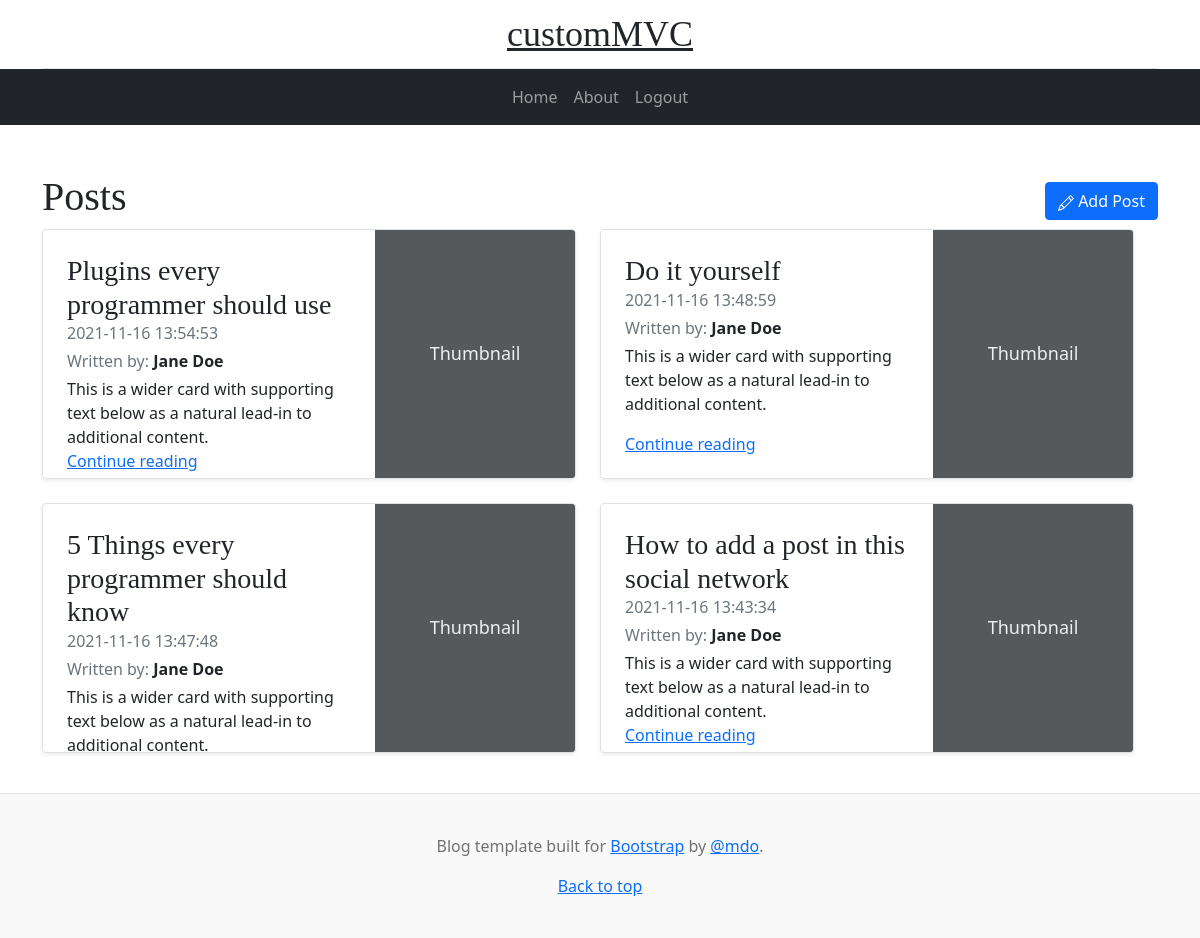
Screenshot of /posts (signed in) with the database file from the repository.
### tables this page shows
CREATE TABLE `posts` (
  `id` int(11) NOT NULL,
  `user_id` int(11) NOT NULL,
  `title` varchar(255) NOT NULL,
  `body` text NOT NULL,
  `created_at` datetime NOT NULL DEFAULT current_timestamp()
);

CREATE TABLE `users` (
  `id` int(11) NOT NULL,
  `name` varchar(255) NOT NULL,
  `email` varchar(255) NOT NULL,
  `password` varchar(255) NOT NULL,
  `created_at` datetime NOT NULL DEFAULT current_timestamp()
);

### app/controllers/Posts.php (called while the page is built, shortened)
<?php
class Posts extends Controller
{
    public function __construct()
    {
        $this->postModel = $this->model("Post");
    }
    public function index()
    {
        $posts = $this->postModel->getPosts();
        $data = [
            "posts" => $posts
        ];
        $this->view("posts/index", $data);
    }
}

### app/libraries/core.php (called while the page is built, shortened)
<?php
class Core
{
    protected $currentMethod = 'index';
    public function __construct()
    {
        $url = $this->getUrl();
        if (!empty($url[0]) && file_exists('../app/controllers/' . ucwords($url[0]) . '.php')) {
            unset($url[0]);
        }
        $this->currentController = new $this->currentController();
        $this->params = $url ? array_values($url) : [];
        call_user_func_array([$this->currentController, $this->currentMethod], $this->params);
    }
    public function getUrl()
    {
        if (isset($_GET['url'])) {
            $url = rtrim($_GET['url'], '/');
            $url = filter_var($url, FILTER_SANITIZE_URL);
            $url = explode('/', $url);
            return $url;
        }
    }
}

### public/index.php (called while the page is built, shortened)
<?php
    $init = new Core();

### app/libraries/database.php (called while the page is built, shortened)
<?php
class Database
{
    private $host = DB_HOST;
    private $user = DB_USER;
    private $pass = DB_PASS;
    private $dbname = DB_NAME;
    private $dbh;
    private $stmt;
    public function __construct()
    {
        $dsn = 'mysql:host=' . $this->host . ';dbname=' . $this->dbname;
        $options = array(
        PDO::ATTR_PERSISTENT => true,
        PDO::ATTR_ERRMODE => PDO::ERRMODE_EXCEPTION
        );
        try {
            $this->dbh = new PDO($dsn, $this->user, $this->pass, $options);
        } catch (PDOException $e) {
            $this->error = $e->getMessage();
            echo $this->error;
        }
    }
    public function query($sql)
    {
        $this->stmt = $this->dbh->prepare($sql);
    }
    public function execute()
    {
        return $this->stmt->execute();
    }
    public function resultSet()
    {
        $this->execute();
        return $this->stmt->fetchAll(PDO::FETCH_OBJ);
    }
}

### app/models/Post.php (called while the page is built, shortened)
<?php
class Post
{
    private $db;
    public function __construct()
    {
        $this->db = new Database();
    }
    public function getPosts()
    {
        $this->db->query("
        SELECT *,
        posts.id as postId,
        users.id as userId,
        posts.created_at as postCreated,
        users.created_at as usercreated
        FROM posts
        INNER JOIN users
        ON posts.user_id = users.id
        ORDER BY posts.created_at DESC
        ");
        $results = $this->db->resultSet();
        return $results;
    }
}

### app/views/posts/index.php (the view, shortened to what this page needs)
<?php
    require APPROOT . "/views/includes/header.php";
?>
<div class="row">
    <div class="col-md-6">
        <h1>Posts</h1>
    </div>
    <div class="col-md-6 d-flex justify-content-end align-items-center">
        <a href="<?php echo URLROOT; ?>posts/add" class="btn btn-primary">
         Add Post
         </a>
    </div>
    <div class="row mb-3">
        <?php foreach ($data["posts"] as $post) : ?>
            <div class="col-md-6">
      <div class="row g-0 border rounded overflow-hidden flex-md-row mb-4
      shadow-sm h-md-250 position-relative">
        <div class="col p-4 d-flex flex-column position-static">
          <h3 class="mb-0"><?php echo $post->title; ?></h3>
          <div class="mb-1 text-muted"><?php echo $post->postCreated; ?></div>
          <div class="mb-1 text-muted">Written by: <strong class="text-dark"><?php echo $post->name; ?>
        </strong></div>
          <p class="mb-auto">This is a wider card with supporting text below as
              a natural lead-in to additional content.</p>
          <a href="<?php echo URLROOT; ?>posts/show/<?php echo $post->postId; ?>"
          class="stretched-link">Continue reading</a>
        </div>
        <div class="col-auto d-none d-lg-block">
          <svg class="bd-placeholder-img"
               width="200"
               height="250"
               xmlns="http://www.w3.org/2000/svg"
               role="img" aria-label="Placeholder: Thumbnail"
               preserveAspectRatio="xMidYMid slice"
               focusable="false">
               <text x="50%" y="50%" fill="#eceeef" dy=".3em">Thumbnail</text></svg>
        </div>
      </div>
    </div>
        <?php endforeach; ?>
    </div>
</div>
<?php
    require APPROOT . "/views/includes/footer.php";
?>

### app/libraries/controller.php (shortened to what this page needs)
<?php
class Controller
{
    public function view($view, $data = [])
    {
        if (file_exists('../app/views/' . $view . '.php')) {
            require_once '../app/views/' . $view . '.php';
        } else {
            die('View does not exist');
        }
    }
}

### app/views/includes/header.php (shortened to what this page needs)
<!DOCTYPE html>
<html lang="en">
<head>
    <link href="https://cdn.jsdelivr.net/npm/bootstrap@5.0.2/dist/css/bootstrap.min.css"
    rel="stylesheet"
>
    <link rel="stylesheet" href="<?php echo URLROOT; ?>/css/style.css">
</head>
<body>
    <div class="container">
        <header class="blog-header py-3">
            <div class="row flex-nowrap justify-content-between align-items-center">
            <div class="col-12 text-center">
                <a class="blog-header-logo text-dark" href="#"><?php echo isset($data["title"]) ? $data["title"] : "customMVC" ; ?></a>
            </div>
            </div>
        </header>
    </div>
<?php require APPROOT . "/views/includes/navbar.php" ?>
<div class="container">

### app/views/includes/navbar.php (shortened to what this page needs)
<nav class="navbar navbar-expand-lg navbar-dark bg-dark mb-5" aria-label="Tenth navbar example">
    <div class="container-fluid">
      <div class="collapse navbar-collapse justify-content-md-center" id="navbarsExample08">
        <ul class="navbar-nav">
          <li class="nav-item">
            <a class="nav-link" href="<?php echo URLROOT ?>">Home</a>
          </li>
          <li class="nav-item">
            <a class="nav-link" href="<?php echo URLROOT ?>pages/about">About</a>
          </li>
            <?php if (isset($_SESSION["user_id"])) : ?>
                <li class="nav-item">
            <a class="nav-link" href="<?php echo URLROOT ?>users/logout">Logout</a>
          </li>
            <?php endif; ?>
        </ul>
      </div>
    </div>
  </nav>

### app/views/includes/footer.php (shortened to what this page needs)
    </div>
    <footer class="blog-footer">
  <p>Blog template built for <a href="https://getbootstrap.com/">Bootstrap</a> by <a href="https://twitter.com/mdo">@mdo</a>.</p>
  <p>
    <a href="#">Back to top</a>
  </p>
</footer>
</body>
</html>

### public/css/style.css (style rules this page uses)
.blog-header { line-height: 1; border-bottom: 1px solid #e5e5e5; }
.blog-header-logo { font-family: "Playfair Display", Georgia, "Times New Roman", serif; font-size: 2.25rem; }
h1, h2, h3, h4, h5, h6 { font-family: "Playfair Display", Georgia, "Times New Roman", serif; }
@media (min-width: 768px) { .h-md-250 { height: 250px; } }
.blog-footer { padding: 2.5rem 0; color: #727272; text-align: center; background-color: #f9f9f9; border-top: .05rem solid #e5e5e5; }
.blog-footer p:last-child { margin-bottom: 0; }

### app/views/includes/header.php (style rules this page uses)
.bd-placeholder-img { font-size: 1.125rem; text-anchor: middle; -webkit-user-select: none; -moz-user-select: none; user-select: none; }

### rows the page displays
posts: title "Plugins every programmer should use", created_at "2021-11-16 13:54:53", user.name "Jane Doe"
posts: title "Do it yourself", created_at "2021-11-16 13:48:59", user.name "Jane Doe"
posts: title "5 Things every programmer should know", created_at "2021-11-16 13:47:48", user.name "Jane Doe"
posts: title "How to add a post in this social network", created_at "2021-11-16 13:43:34", user.name "Jane Doe"
